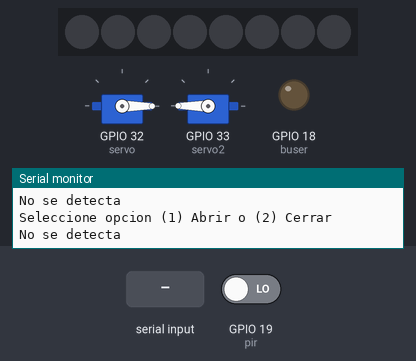
This sketch was run on a simulated ESP32. Shown: 2 × servo, 8 RGB LEDs in strip order, left to right, output pins drawn as LEDs (lit = HIGH), the last lines printed to the serial monitor. The inputs (shaded band) are chosen by the test bench; at power-on: GPIO 19 (pir) LOW. Dim RGB values are drawn brighter than linear; nothing arrives over Bluetooth unless stated.

Above: at 1.8 s.
1.9 s: "1\n" received over the second serial link
At 3.65 s:
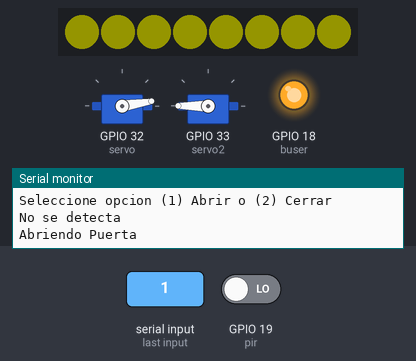
At 9.8 s:
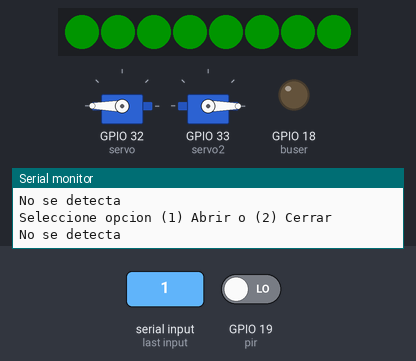
10.1 s: "2\n" received over the second serial link
At 18.3 s:
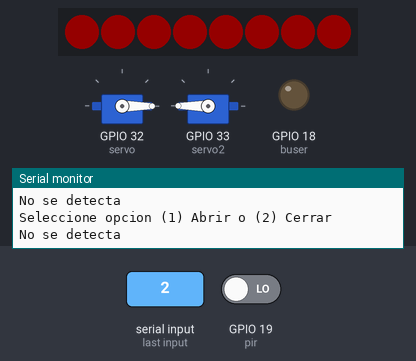
Timing chart, 0 to 19.8 s (numbered marks = the images above; inputs shaded):
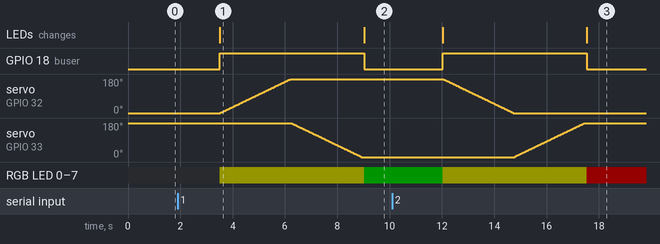

Measured:
- after the input at 1.9 s, GPIO 18 (buser): LOW → HIGH after 1.6 s, → LOW 5.5 s later; servo on GPIO 32 (servo): moves from 0° to 180° over 2.7 s, starting after 1.6 s
- after the input at 10.1 s, GPIO 18 (buser): LOW → HIGH after 1.9 s, → LOW 5.5 s later; servo on GPIO 32 (servo): moves from 180° to 0° over 2.7 s, starting after 1.9 s

The sketch:

Chapa.ino
```cpp
//#include <SoftwareSerial.h>

#include <Adafruit_NeoPixel.h>
#ifdef __AVR__
  #include <avr/power.h>
#endif
#define PIN      5                              //Pin control led
#define NUMpixel 8                             //Pixeles de la tira


Adafruit_NeoPixel pixel = Adafruit_NeoPixel(NUMpixel, PIN, NEO_GRB + NEO_KHZ800);
#define DELAYVAL 500

#include "BluetoothSerial.h"                      //Envio por BLE de Solicitud de apertura
#include "ESP32Servo.h"

#if !defined(CONFIG_BT_ENABLED) || !defined(CONFIG_BLUEDROID_ENABLED)
#error Bluetooth is not enabled! Please run `make menuconfig` to and enable it
#endif

BluetoothSerial SerialBT;
Servo servo;                                 //Objeto servo
Servo servo2;

//Variables
const byte paso=15;
int pos=0;                                   // variable de posición

byte buser=18;                               //control buzzer
byte pir=19;
byte indicator = 5;

String dato = "";
bool findato = false;                                                           // si el string esta completo
int a=0;                                                                        //Seleccion de opcion

void setup() {
  Serial.begin(115200);
  SerialBT.begin(115200);                   // inicio bluetooth
  SerialBT.begin("ControlAcceso");          // Nombre dispositivo
  SerialBT.println("Conexion disponible");
  servo.setPeriodHertz(50);
  servo.attach(32);                             //Asigna pin 15 al objeto servo
  servo2.setPeriodHertz(50);
  servo2.attach(33);                             //Asigna pin 4 al objeto servo2
  servo.write(0);
  servo2.write(180);
  pixel.begin();                                //Inicia leds
  pixel.setBrightness(20);
  pixel.show();
  pinMode(buser, OUTPUT);
  pinMode(pir,INPUT);
  pinMode(indicator,OUTPUT);
  dato.reserve(200);
  //pinMode(21,INPUT);
}
void loop() {
  Serial.println("Seleccione opcion (1) Abrir o (2) Cerrar");      //Pregunta por opcion
  SerialBT.println("Seleccione opcion (1) Abrir o (2) Cerrar");
  if(SerialBT.available()){
  dato = SerialBT.readString();
  a=dato.toInt();
  }
      byte state = digitalRead(pir);
      digitalWrite(indicator,state);            //Led on-board esp 32
      if(state == 1)Serial.println("Se detecta personal!!!!!!!!!!! ");
      else if(state == 0)Serial.println("No se detecta ");
      delay(500);


    if ((a==1)&&((servo.read())==0)) //ESTA CERRADA VOY A ABRIR
    {
//-------------------------------------------------------------------------AQUI ------>>>>>Abro puerta<<<-------
        Serial.println("Abriendo Puerta" );
        for(uint16_t i=0; i<pixel.numPixels(); i++) {
            pixel.setPixelColor(i, 255, 255, 0);//amarillo
            pixel.show();
          }
        for (pos=0; pos<=180; pos++) { // va de 0 a 180 grados
                                              // en pasos de 1 grado
          servo.write(pos);                   // servo va a posición pos
          digitalWrite(buser, HIGH);                //Alarma
          delay(paso);                          // espera 15ms para ir a la posición
        }
        for (pos=180; pos>=0; pos--) { // va de 180 a 0 grados
          servo2.write(pos);                   // servo va a posición pos
          delay(paso);                          // espera 15ms para ir a la posición
        }
        for(uint16_t i=0; i<pixel.numPixels(); i++) {
            pixel.setPixelColor(i, 0, 255,  0);//verde
            pixel.show();
            delay(10);
        }
       digitalWrite(buser, LOW);
//-----------------------------------------------------------------------------
       Serial.println("Puerta Abierta");SerialBT.println("Puerta Abierta");

          a=0;
          dato="";          //limpiar el dato
          findato = false;
    }
    else if((a==2)&&((servo.read())==180)) //ESTA CERRADA VOY A ABRIR
    {
//------------------------------------------------------------------AQUI ------>>>>>Cierro puerta<<<-------
        Serial.println("Cerrando Puerta");
        for(uint16_t i=0; i<pixel.numPixels(); i++) {
            pixel.setPixelColor(i, 255, 255,  0);//amarillo
            pixel.show();
        }
        for (pos=180; pos>=0; pos--) { // va de 180 a 0 grados
                                              // en pasos de 1 grado
          servo.write(pos);                   // servo va a posición pos
          digitalWrite(buser, HIGH);                //Alarma
          delay(paso);                          // espera 15ms para ir a la posición
        }
        for (pos=0; pos<=180; pos++) { // va de 0 a 180 grados
          servo2.write(pos);                   // servo va a posición pos
          delay(paso);                          // espera 15ms para ir a la posición
        }
        for(uint16_t i=0; i<pixel.numPixels(); i++) {
            pixel.setPixelColor(i, 255, 0,  0);//rojo
            pixel.show();
        delay(10);
        }
        digitalWrite(buser, LOW);
//-----------------------------------------------------------------------------
       Serial.println("Puerta Cerrada");SerialBT.println("Puerta Cerrada");

          a=0;
          dato="";          //limpiar el dato
          findato = false;
    }
}
```
